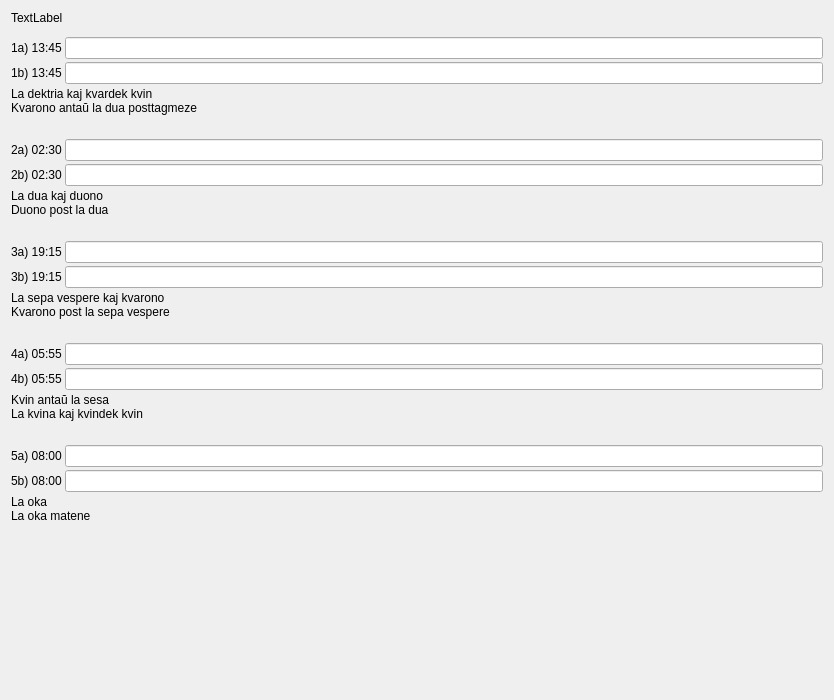
         <widget class="QWidget" name="scrollAreaWidgetContents_10">
          <property name="geometry">
           <rect>
            <x>0</x>
            <y>0</y>
            <width>834</width>
            <height>700</height>
           </rect>
          </property>
          <layout class="QVBoxLayout" name="verticalLayout_130">
           <item>
            <layout class="QVBoxLayout" name="verticalLayout">
             <property name="spacing">
              <number>12</number>
             </property>
             <item>
              <widget class="QLabel" name="Lec11_Label2">
               <property name="sizePolicy">
                <sizepolicy hsizetype="Preferred" vsizetype="Maximum">
                 <horstretch>0</horstretch>
                 <verstretch>0</verstretch>
                </sizepolicy>
               </property>
               <property name="text">
                <string>TextLabel</string>
               </property>
               <property name="alignment">
                <set>Qt::AlignBottom|Qt::AlignLeading|Qt::AlignLeft</set>
               </property>
               <property name="wordWrap">
                <bool>true</bool>
               </property>
              </widget>
             </item>
             <item>
              <layout class="QVBoxLayout" name="verticalLayout_41">
               <property name="spacing">
                <number>3</number>
               </property>
               <property name="bottomMargin">
                <number>12</number>
               </property>
               <item>
                <layout class="QHBoxLayout" name="horizontalLayout_62" stretch="0,1">
                 <item>
                  <widget class="QLabel" name="label_79">
                   <property name="text">
                    <string>1a) 13:45</string>
                   </property>
                   <property name="buddy">
                    <cstring>lineEdit_11</cstring>
                   </property>
                   <property name="lingvo" stdset="0">
                    <string>eo</string>
                   </property>
                  </widget>
                 </item>
                 <item>
                  <widget class="cx_edit" name="lineEdit_11">
                   <property name="sizePolicy">
                    <sizepolicy hsizetype="Preferred" vsizetype="Preferred">
                     <horstretch>0</horstretch>
                     <verstretch>0</verstretch>
                    </sizepolicy>
                   </property>
                  </widget>
                 </item>
                </layout>
               </item>
               <item>
                <layout class="QHBoxLayout" name="horizontalLayout_63" stretch="0,1">
                 <item>
                  <widget class="QLabel" name="label_80">
                   <property name="text">
                    <string>1b) 13:45</string>
                   </property>
                   <property name="buddy">
                    <cstring>lineEdit_12</cstring>
                   </property>
                   <property name="lingvo" stdset="0">
                    <string>eo</string>
                   </property>
                  </widget>
                 </item>
                 <item>
                  <widget class="cx_edit" name="lineEdit_12">
                   <property name="sizePolicy">
                    <sizepolicy hsizetype="Preferred" vsizetype="Preferred">
                     <horstretch>0</horstretch>
                     <verstretch>0</verstretch>
                    </sizepolicy>
                   </property>
                  </widget>
                 </item>
                </layout>
               </item>
               <item>
                <widget class="korekta" name="label_6">
                 <property name="text">
                  <string>La dektria kaj kvardek kvin 
Kvarono antaŭ la dua posttagmeze</string>
                 </property>
                </widget>
               </item>
              </layout>
             </item>
             <item>
              <layout class="QVBoxLayout" name="verticalLayout_42">
               <property name="spacing">
                <number>3</number>
               </property>
               <property name="bottomMargin">
                <number>12</number>
               </property>
               <item>
                <layout class="QHBoxLayout" name="horizontalLayout_64" stretch="0,1">
                 <item>
                  <widget class="QLabel" name="label_82">
                   <property name="text">
                    <string>2a) 02:30</string>
                   </property>
                   <property name="buddy">
                    <cstring>lineEdit_13</cstring>
                   </property>
                   <property name="lingvo" stdset="0">
                    <string>eo</string>
                   </property>
                  </widget>
                 </item>
                 <item>
                  <widget class="cx_edit" name="lineEdit_13">
                   <property name="sizePolicy">
                    <sizepolicy hsizetype="Preferred" vsizetype="Preferred">
                     <horstretch>0</horstretch>
                     <verstretch>0</verstretch>
                    </sizepolicy>
                   </property>
                  </widget>
                 </item>
                </layout>
               </item>
               <item>
                <layout class="QHBoxLayout" name="horizontalLayout_65" stretch="0,1">
                 <item>
                  <widget class="QLabel" name="label_83">
                   <property name="text">
                    <string>2b) 02:30</string>
                   </property>
                   <property name="buddy">
                    <cstring>lineEdit_14</cstring>
                   </property>
                   <property name="lingvo" stdset="0">
                    <string>eo</string>
                   </property>
                  </widget>
                 </item>
                 <item>
                  <widget class="cx_edit" name="lineEdit_14">
                   <property name="sizePolicy">
                    <sizepolicy hsizetype="Preferred" vsizetype="Preferred">
                     <horstretch>0</horstretch>
                     <verstretch>0</verstretch>
                    </sizepolicy>
                   </property>
                  </widget>
                 </item>
                </layout>
               </item>
               <item>
                <widget class="korekta" name="label_7">
                 <property name="text">
                  <string>La dua kaj duono 
Duono post la dua</string>
                 </property>
                </widget>
               </item>
              </layout>
             </item>
             <item>
              <layout class="QVBoxLayout" name="verticalLayout_43">
               <property name="spacing">
                <number>3</number>
               </property>
               <property name="bottomMargin">
                <number>12</number>
               </property>
               <item>
                <layout class="QHBoxLayout" name="horizontalLayout_66" stretch="0,1">
                 <item>
                  <widget class="QLabel" name="label_84">
                   <property name="text">
                    <string>3a) 19:15</string>
                   </property>
                   <property name="buddy">
                    <cstring>lineEdit_15</cstring>
                   </property>
                   <property name="lingvo" stdset="0">
                    <string>eo</string>
                   </property>
                  </widget>
                 </item>
                 <item>
                  <widget class="cx_edit" name="lineEdit_15">
                   <property name="sizePolicy">
                    <sizepolicy hsizetype="Preferred" vsizetype="Preferred">
                     <horstretch>0</horstretch>
                     <verstretch>0</verstretch>
                    </sizepolicy>
                   </property>
                  </widget>
                 </item>
                </layout>
               </item>
               <item>
                <layout class="QHBoxLayout" name="horizontalLayout_67" stretch="0,1">
                 <item>
                  <widget class="QLabel" name="label_85">
                   <property name="text">
                    <string>3b) 19:15</string>
                   </property>
                   <property name="buddy">
                    <cstring>lineEdit_16</cstring>
                   </property>
                   <property name="lingvo" stdset="0">
                    <string>eo</string>
                   </property>
                  </widget>
                 </item>
                 <item>
                  <widget class="cx_edit" name="lineEdit_16">
                   <property name="sizePolicy">
                    <sizepolicy hsizetype="Preferred" vsizetype="Preferred">
                     <horstretch>0</horstretch>
                     <verstretch>0</verstretch>
                    </sizepolicy>
                   </property>
                  </widget>
                 </item>
                </layout>
               </item>
               <item>
                <widget class="korekta" name="label_8">
                 <property name="text">
                  <string>La sepa vespere kaj kvarono 
Kvarono post la sepa vespere</string>
                 </property>
                </widget>
               </item>
              </layout>
             </item>
             <item>
              <layout class="QVBoxLayout" name="verticalLayout_44">
               <property name="spacing">
                <number>3</number>
               </property>
               <property name="bottomMargin">
                <number>12</number>
               </property>
               <item>
                <layout class="QHBoxLayout" name="horizontalLayout_68" stretch="0,1">
                 <item>
                  <widget class="QLabel" name="label_86">
                   <property name="text">
                    <string>4a) 05:55</string>
                   </property>
                   <property name="buddy">
                    <cstring>lineEdit_17</cstring>
                   </property>
                   <property name="lingvo" stdset="0">
                    <string>eo</string>
                   </property>
                  </widget>
                 </item>
                 <item>
                  <widget class="cx_edit" name="lineEdit_17">
                   <property name="sizePolicy">
                    <sizepolicy hsizetype="Preferred" vsizetype="Preferred">
                     <horstretch>0</horstretch>
                     <verstretch>0</verstretch>
                    </sizepolicy>
                   </property>
                  </widget>
                 </item>
                </layout>
               </item>
               <item>
                <layout class="QHBoxLayout" name="horizontalLayout_69" stretch="0,1">
                 <item>
                  <widget class="QLabel" name="label_87">
                   <property name="text">
                    <string>4b) 05:55</string>
                   </property>
                   <property name="buddy">
                    <cstring>lineEdit_18</cstring>
                   </property>
                   <property name="lingvo" stdset="0">
                    <string>eo</string>
                   </property>
                  </widget>
                 </item>
                 <item>
                  <widget class="cx_edit" name="lineEdit_18">
                   <property name="sizePolicy">
                    <sizepolicy hsizetype="Preferred" vsizetype="Preferred">
                     <horstretch>0</horstretch>
                     <verstretch>0</verstretch>
                    </sizepolicy>
                   </property>
                  </widget>
                 </item>
                </layout>
               </item>
               <item>
                <widget class="korekta" name="label_9">
                 <property name="text">
                  <string>Kvin antaŭ la sesa 
La kvina kaj kvindek kvin</string>
                 </property>
                </widget>
               </item>
              </layout>
             </item>
             <item>
              <layout class="QVBoxLayout" name="verticalLayout_45">
               <property name="spacing">
                <number>3</number>
               </property>
               <property name="bottomMargin">
                <number>12</number>
               </property>
               <item>
                <layout class="QHBoxLayout" name="horizontalLayout_70" stretch="0,1">
                 <item>
                  <widget class="QLabel" name="label_88">
                   <property name="text">
                    <string>5a) 08:00</string>
                   </property>
                   <property name="buddy">
                    <cstring>lineEdit_19</cstring>
                   </property>
                   <property name="lingvo" stdset="0">
                    <string>eo</string>
                   </property>
                  </widget>
                 </item>
                 <item>
                  <widget class="cx_edit" name="lineEdit_19">
                   <property name="sizePolicy">
                    <sizepolicy hsizetype="Preferred" vsizetype="Preferred">
                     <horstretch>0</horstretch>
                     <verstretch>0</verstretch>
                    </sizepolicy>
                   </property>
                  </widget>
                 </item>
                </layout>
               </item>
               <item>
                <layout class="QHBoxLayout" name="horizontalLayout_71" stretch="0,1">
                 <item>
                  <widget class="QLabel" name="label_89">
                   <property name="text">
                    <string>5b) 08:00</string>
                   </property>
                   <property name="buddy">
                    <cstring>lineEdit_20</cstring>
                   </property>
                   <property name="lingvo" stdset="0">
                    <string>eo</string>
                   </property>
                  </widget>
                 </item>
                 <item>
                  <widget class="cx_edit" name="lineEdit_20">
                   <property name="sizePolicy">
                    <sizepolicy hsizetype="Preferred" vsizetype="Preferred">
                     <horstretch>0</horstretch>
                     <verstretch>0</verstretch>
                    </sizepolicy>
                   </property>
                  </widget>
                 </item>
                </layout>
               </item>
               <item>
                <widget class="korekta" name="label_10">
                 <property name="text">
                  <string>La oka 
La oka matene</string>
                 </property>
                </widget>
               </item>
              </layout>
             </item>
            </layout>
           </item>
           <item alignment="Qt::AlignHCenter">
            <widget class="sendujo" name="frame_2">
             <property name="frameShape">
              <enum>QFrame::StyledPanel</enum>
             </property>
             <property name="frameShadow">
              <enum>QFrame::Raised</enum>
             </property>
            </widget>
           </item>
          </layout>
         </widget>
